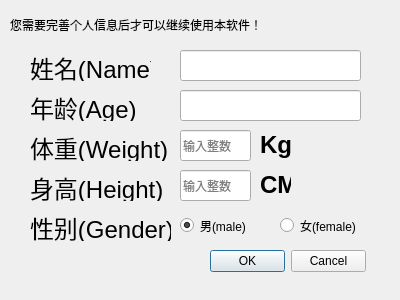
<?xml version="1.0" encoding="UTF-8"?>
<ui version="4.0">
 <class>DataInput</class>
 <widget class="QDialog" name="DataInput">
  <property name="geometry">
   <rect>
    <x>0</x>
    <y>0</y>
    <width>400</width>
    <height>300</height>
   </rect>
  </property>
  <property name="minimumSize">
   <size>
    <width>400</width>
    <height>300</height>
   </size>
  </property>
  <property name="maximumSize">
   <size>
    <width>400</width>
    <height>300</height>
   </size>
  </property>
  <property name="windowTitle">
   <string>基础数据录入</string>
  </property>
  <property name="windowIcon">
   <iconset resource="res_DataInput.qrc">
    <normaloff>:/icons/icons/food/145.png</normaloff>:/icons/icons/food/145.png</iconset>
  </property>
  <widget class="QLabel" name="message_label">
   <property name="geometry">
    <rect>
     <x>10</x>
     <y>10</y>
     <width>251</width>
     <height>31</height>
    </rect>
   </property>
   <property name="text">
    <string>&lt;html&gt;&lt;head/&gt;&lt;body&gt;&lt;p&gt;您需要完善个人信息后才可以继续使用本软件！&lt;/p&gt;&lt;/body&gt;&lt;/html&gt;</string>
   </property>
  </widget>
  <widget class="QLineEdit" name="name_Edit">
   <property name="geometry">
    <rect>
     <x>180</x>
     <y>50</y>
     <width>181</width>
     <height>31</height>
    </rect>
   </property>
   <property name="text">
    <string/>
   </property>
   <property name="maxLength">
    <number>5</number>
   </property>
  </widget>
  <widget class="QLabel" name="name_label">
   <property name="geometry">
    <rect>
     <x>30</x>
     <y>50</y>
     <width>121</width>
     <height>31</height>
    </rect>
   </property>
   <property name="text">
    <string>&lt;html&gt;&lt;head/&gt;&lt;body&gt;&lt;p&gt;&lt;span style=&quot; font-size:18pt;&quot;&gt;姓名(Name)&lt;/span&gt;&lt;/p&gt;&lt;/body&gt;&lt;/html&gt;</string>
   </property>
  </widget>
  <widget class="QLabel" name="age_label">
   <property name="geometry">
    <rect>
     <x>30</x>
     <y>90</y>
     <width>121</width>
     <height>31</height>
    </rect>
   </property>
   <property name="text">
    <string>&lt;html&gt;&lt;head/&gt;&lt;body&gt;&lt;p&gt;&lt;span style=&quot; font-size:18pt;&quot;&gt;年龄(Age)&lt;/span&gt;&lt;/p&gt;&lt;/body&gt;&lt;/html&gt;</string>
   </property>
  </widget>
  <widget class="QLineEdit" name="age_Edit">
   <property name="geometry">
    <rect>
     <x>180</x>
     <y>90</y>
     <width>181</width>
     <height>31</height>
    </rect>
   </property>
   <property name="maxLength">
    <number>3</number>
   </property>
  </widget>
  <widget class="QLabel" name="wight_label">
   <property name="geometry">
    <rect>
     <x>30</x>
     <y>130</y>
     <width>141</width>
     <height>31</height>
    </rect>
   </property>
   <property name="text">
    <string>&lt;html&gt;&lt;head/&gt;&lt;body&gt;&lt;p&gt;&lt;span style=&quot; font-size:18pt;&quot;&gt;体重(Weight)&lt;/span&gt;&lt;/p&gt;&lt;/body&gt;&lt;/html&gt;</string>
   </property>
  </widget>
  <widget class="QLineEdit" name="weight_Edit">
   <property name="geometry">
    <rect>
     <x>180</x>
     <y>130</y>
     <width>71</width>
     <height>31</height>
    </rect>
   </property>
   <property name="maxLength">
    <number>3</number>
   </property>
   <property name="placeholderText">
    <string>输入整数</string>
   </property>
  </widget>
  <widget class="QLabel" name="height_label">
   <property name="geometry">
    <rect>
     <x>30</x>
     <y>170</y>
     <width>141</width>
     <height>31</height>
    </rect>
   </property>
   <property name="text">
    <string>&lt;html&gt;&lt;head/&gt;&lt;body&gt;&lt;p&gt;&lt;span style=&quot; font-size:18pt;&quot;&gt;身高(Height)&lt;/span&gt;&lt;/p&gt;&lt;/body&gt;&lt;/html&gt;</string>
   </property>
  </widget>
  <widget class="QLineEdit" name="height_Edit">
   <property name="geometry">
    <rect>
     <x>180</x>
     <y>170</y>
     <width>71</width>
     <height>31</height>
    </rect>
   </property>
   <property name="maxLength">
    <number>3</number>
   </property>
   <property name="placeholderText">
    <string>输入整数</string>
   </property>
  </widget>
  <widget class="QRadioButton" name="male_radioButton">
   <property name="geometry">
    <rect>
     <x>180</x>
     <y>210</y>
     <width>81</width>
     <height>31</height>
    </rect>
   </property>
   <property name="text">
    <string>男(male)</string>
   </property>
   <property name="checked">
    <bool>true</bool>
   </property>
  </widget>
  <widget class="QLabel" name="gender_label">
   <property name="geometry">
    <rect>
     <x>30</x>
     <y>210</y>
     <width>141</width>
     <height>31</height>
    </rect>
   </property>
   <property name="text">
    <string>&lt;html&gt;&lt;head/&gt;&lt;body&gt;&lt;p&gt;&lt;span style=&quot; font-size:18pt;&quot;&gt;性别(Gender)&lt;/span&gt;&lt;/p&gt;&lt;/body&gt;&lt;/html&gt;</string>
   </property>
  </widget>
  <widget class="QRadioButton" name="female_radioButton">
   <property name="geometry">
    <rect>
     <x>280</x>
     <y>210</y>
     <width>81</width>
     <height>31</height>
    </rect>
   </property>
   <property name="text">
    <string>女(female)</string>
   </property>
  </widget>
  <widget class="QDialogButtonBox" name="buttonBox">
   <property name="geometry">
    <rect>
     <x>210</x>
     <y>250</y>
     <width>156</width>
     <height>23</height>
    </rect>
   </property>
   <property name="standardButtons">
    <set>QDialogButtonBox::Cancel|QDialogButtonBox::Ok</set>
   </property>
  </widget>
  <widget class="QLabel" name="kg_label">
   <property name="geometry">
    <rect>
     <x>260</x>
     <y>130</y>
     <width>31</width>
     <height>31</height>
    </rect>
   </property>
   <property name="text">
    <string>&lt;html&gt;&lt;head/&gt;&lt;body&gt;&lt;p&gt;&lt;span style=&quot; font-size:18pt; font-weight:600;&quot;&gt;Kg&lt;/span&gt;&lt;/p&gt;&lt;/body&gt;&lt;/html&gt;</string>
   </property>
  </widget>
  <widget class="QLabel" name="cm_label">
   <property name="geometry">
    <rect>
     <x>260</x>
     <y>170</y>
     <width>31</width>
     <height>31</height>
    </rect>
   </property>
   <property name="text">
    <string>&lt;html&gt;&lt;head/&gt;&lt;body&gt;&lt;p&gt;&lt;span style=&quot; font-size:18pt; font-weight:600;&quot;&gt;CM&lt;/span&gt;&lt;/p&gt;&lt;/body&gt;&lt;/html&gt;</string>
   </property>
  </widget>
 </widget>
 <layoutdefault spacing="6" margin="11"/>
 <resources>
  <include location="res_DataInput.qrc"/>
 </resources>
 <connections/>
</ui>
